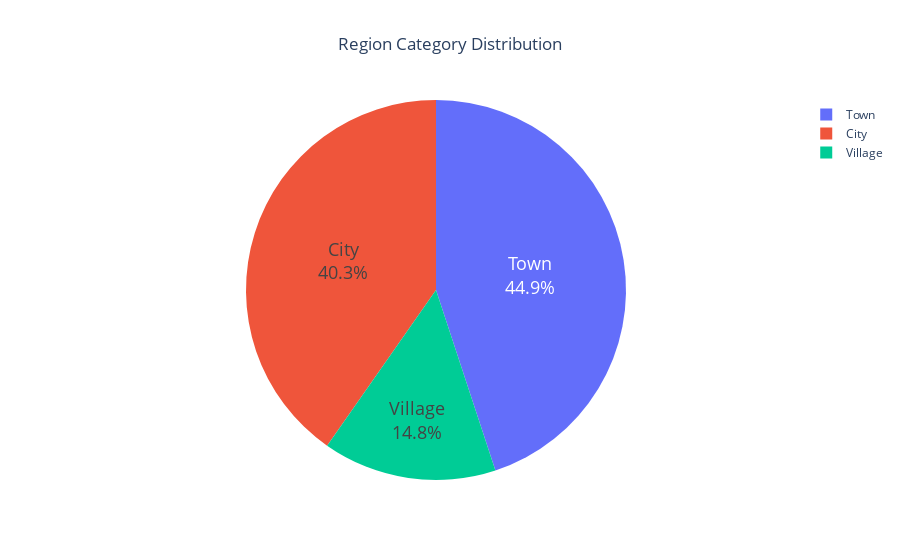

This figure's notebook cell:
### Code cell
value_counts = df.region_category.value_counts()
value_counts = value_counts.reset_index()
value_counts.columns = ['region_category', 'count']
fig = px.pie(value_counts, 
             names='region_category', 
             values='count', 
             title='Region Category Distribution',
             )
fig.update_traces(textposition='inside', textinfo='percent+label',textfont=dict(size=18) )
fig.update_layout(title_x=0.5)
fig.show()

### Figure 1 — Plotly figure (JSON) as saved in the notebook; plotly's stock layout.template omitted (floating-point values rounded to 4 significant figures)
{"data": [{"domain": {"x": [0, 1], "y": [0, 1]}, "hovertemplate": "region_category=%{label}<br>count=%{value}<extra></extra>", "labels": ["Town", "City", "Village"], "legendgroup": "", "name": "", "showlegend": true, "textfont": {"size": 18}, "textinfo": "percent+label", "textposition": "inside", "type": "pie", "values": [9476, 8495, 3116]}], "layout": {"legend": {"tracegroupgap": 0}, "title": {"text": "Region Category Distribution", "x": 0.5}}}
